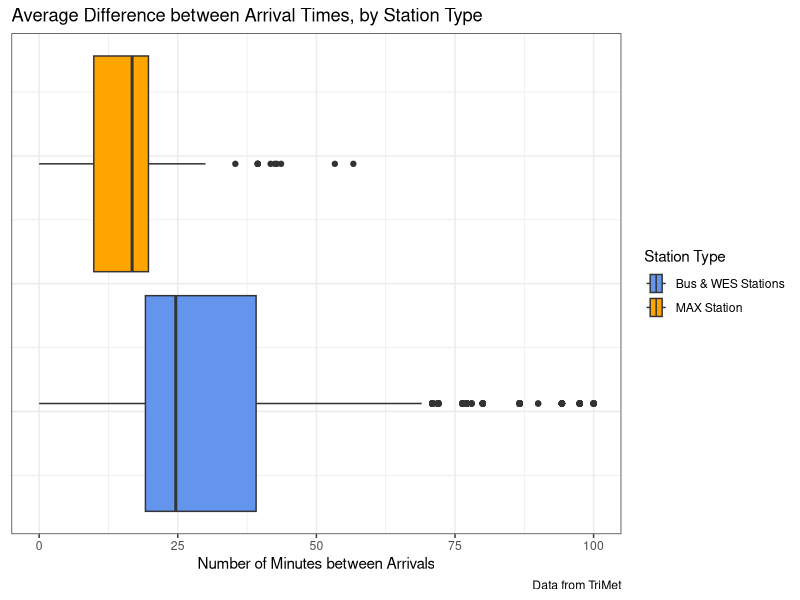
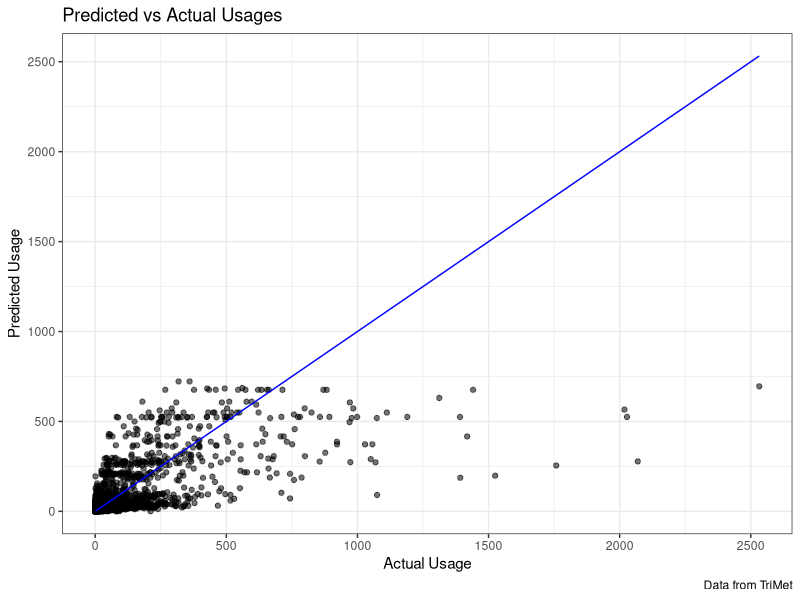
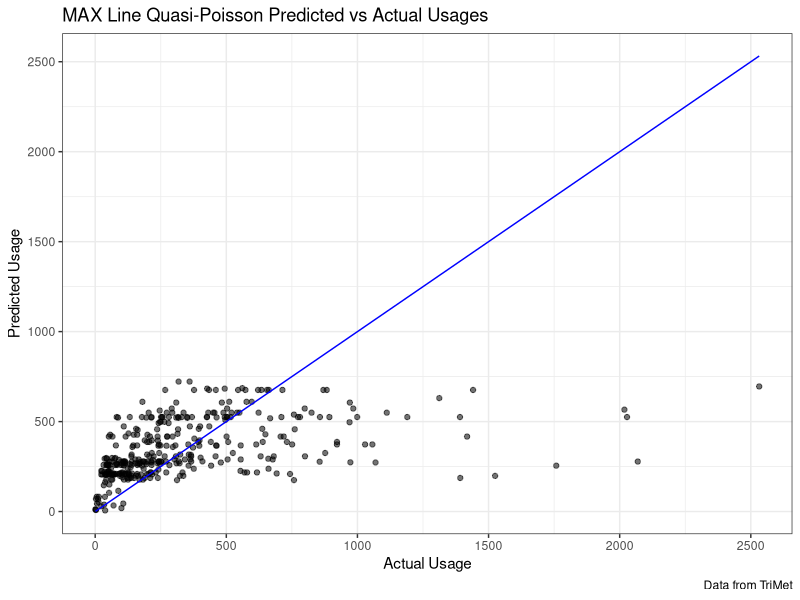
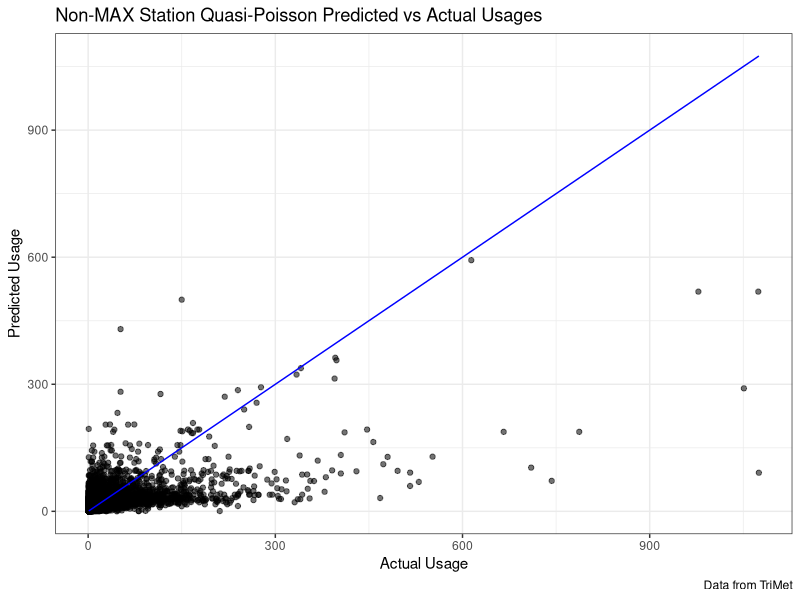
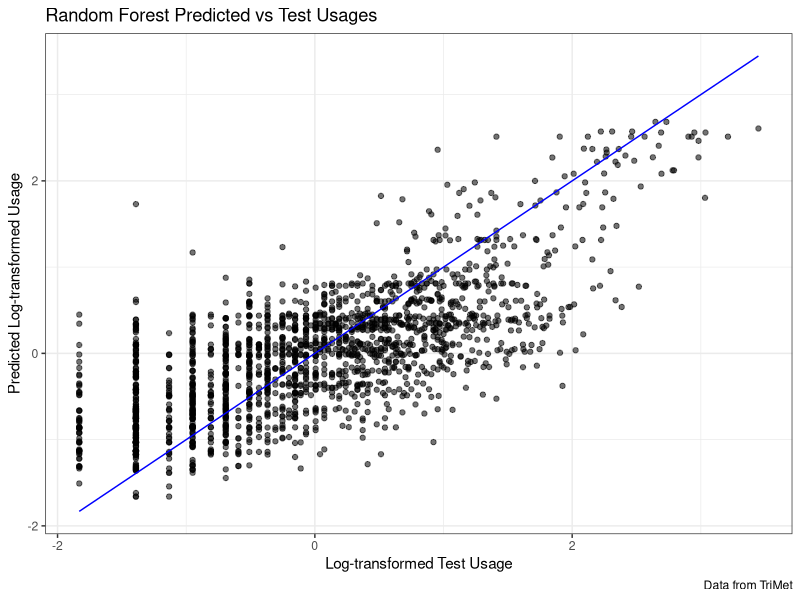
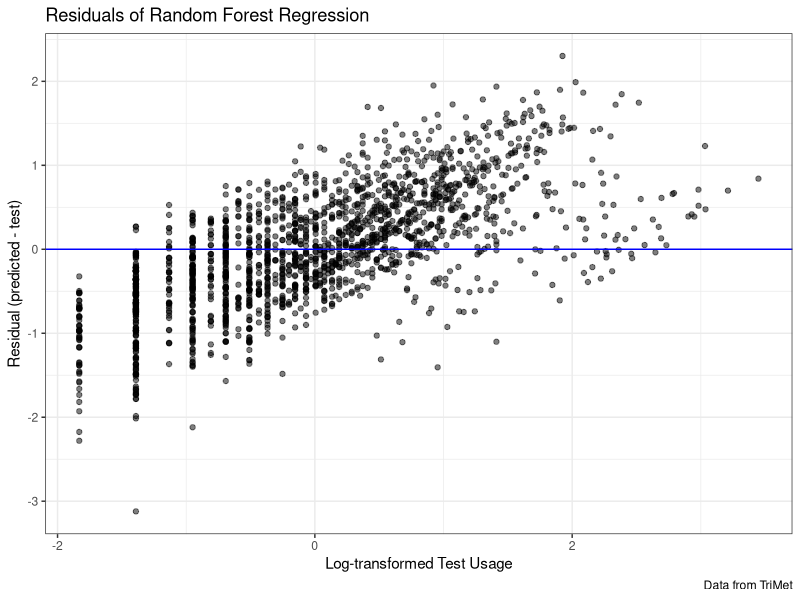

Reproduce these figures in R, in order.
## ---- chunk 1
library(tidyverse)
library(cowplot)
## ---- chunk 2
stats_full = read_csv('data/stats_full.csv')
stats_max = read_csv('data/stats_max.csv')
stats_nomax = read_csv('data/stats_nomax.csv')
## ---- chunk 3
rf_data = read_csv('data/rf data.csv')
## ---- chunk 4
stop_features = read_csv('data/stop_features.csv')

stop_features_plot = stop_features %>% mutate(
  stop_type = ifelse(stop_type == 'MAX Station', "MAX Station", 'Bus & WES Stations'), 
  day = as.factor(day)
  )
## ---- chunk 5
#| label: fig-arrival-boxplot
#| fig-cap: 'Boxplots showing the average number of minutes between arrivals at a station, faceted by station type. WES commuter rail stations are combined with bus data, since there are only 6 WES stations in the TriMet system. Data from both weekdays and weekend days is included. Outliers higher than 100 are excluded for a better view of the non-outlier data.'
ggplot(data=stop_features_plot, aes(x=arrival_diff, fill=stop_type)) + 
  geom_boxplot() +
  xlim(0, 100) + 
  theme_bw()+ 
  labs(
    title='Average Difference between Arrival Times, by Station Type', 
    legend.title='Station Type', 
    x='Number of Minutes between Arrivals', 
    caption='Data from TriMet', 
    fill='Station Type'
  ) + 
  theme(
    axis.text.y = element_blank(), 
    axis.ticks.y = element_blank()
  ) +
  scale_fill_manual(values=c('cornflowerblue', 'orange', 'blue3'))
## ---- chunk 6
#| label: fig-stats-full
#| fig-cap: 'Quasi-Poisson model performance on the entirety of our feature dataset.'
stats_full_plot = ggplot(stats_full) + 
  geom_point(aes(x=usage, y=pred, alpha=0.5)) + 
  geom_line(aes(x=usage, y=usage), colour='blue') + 
  #xlab('real')+ 
  #ylab('predicted') + 
  theme_bw() + 
  labs(
    title = 'Predicted vs Actual Usages',
    x = 'Actual Usage', 
    y = 'Predicted Usage', 
    caption = 'Data from TriMet'
  ) + 
  theme(
    legend.position='none'
  )

stats_full_plot
## ---- chunk 7
#| label: fig-stats-max
#| fig-cap: 'Quasi-Poisson model performance on MAX lines only.'
stats_max_plot = ggplot(stats_max) + 
  geom_point(aes(x=usage, y=pred, alpha=0.5)) + 
  geom_line(aes(x=usage, y=usage), colour='blue') + 
  #xlab('real')+ 
  #ylab('predicted') + 
  theme_bw() + 
  labs(
    title = 'MAX Line Quasi-Poisson Predicted vs Actual Usages',
    x = 'Actual Usage', 
    y = 'Predicted Usage', 
    caption = 'Data from TriMet'
  ) + 
  theme(
    legend.position='none'
  )

stats_max_plot
## ---- chunk 8
#| label: fig-stats-nomax
#| fig-cap: 'Quasi-Poisson model performance, excluding MAX lines.'
stats_nomax_plot = ggplot(stats_nomax) + 
  geom_point(aes(x=usage, y=pred, alpha=0.5)) + 
  geom_line(aes(x=usage, y=usage), colour='blue') + 
  #xlab('real')+ 
  #ylab('predicted') + 
  theme_bw() + 
  labs(
    title = 'Non-MAX Station Quasi-Poisson Predicted vs Actual Usages',
    x = 'Actual Usage', 
    y = 'Predicted Usage', 
    caption = 'Data from TriMet'
  ) + 
  theme(
    legend.position='none'
  )

stats_nomax_plot
## ---- chunk 9
#| label: fig-ml
#| fig-cap: 'Predicted vs test log-usage values for the best model constructed over the course of this project. This model had an RMSE value of 0.689 and an $R^2$ value for 0.521. It has a tendency to over-predict at low log-usage values where the data is concentrated, and slightly under-predict at higher log-usage values. The vertical lines show where many usage values were transformed into a single log-usage value.'
rf_plot = ggplot(rf_data) + 
  geom_point(aes(x=log_usage, y=rf_pred, alpha=0.5)) + 
  geom_line(aes(x=log_usage, y=log_usage), colour='blue') + 
  #xlab('real')+ 
  #ylab('predicted') + 
  theme_bw() + 
  labs(
    title = 'Random Forest Predicted vs Test Usages',
    x = 'Log-transformed Test Usage', 
    y = 'Predicted Log-transformed Usage', 
    caption = 'Data from TriMet'
  ) + 
  theme(
    legend.position='none'
  )

rf_plot
## ---- chunk 10
#| label: fig-ml-resid
#| fig-cap: 'Residuals of the best regression model constructed over the course of this project. This model had an RMSE value of 0.689 and an $R^2$ value for 0.521. It has a tendency to over-predict at low log-usage values where the data is concentrated, and slightly under-predict at higher log-usage values. This is demostrated by the definite shape of the residuals. The vertical lines show where many usage values were transformed into a single log-usage value.'
rf_resid = ggplot(rf_data) + 
  geom_point(aes(x=log_usage, y = log_usage - rf_pred), alpha=0.5) + 
  geom_hline(aes(yintercept = 0), color='blue') + 
  theme_bw() + 
  labs(
    title = 'Residuals of Random Forest Regression', 
    x = 'Log-transformed Test Usage', 
    y = 'Residual (predicted - test)', 
    caption = 'Data from TriMet'
  ) 

rf_resid
## ---- chunk 11
# plot_grid(rf_plot, rf_resid ,nrow=1) +
#   facet_grid() +
#   theme_minimal()
